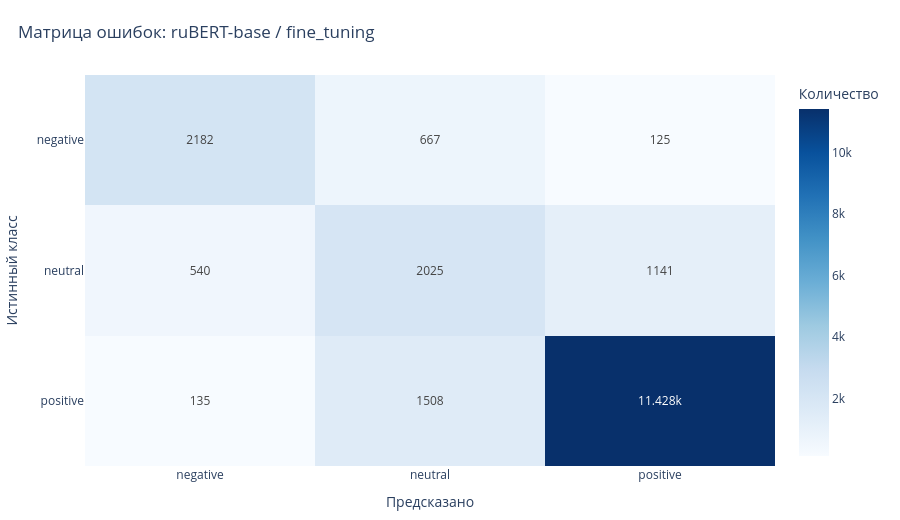

Here is the notebook cell this chart was saved with:
### Markdown cell above
### 6.1 Матрица ошибок и classification report

Матрица показывает направления перепутывания классов, а `classification_report` — precision, recall и F1 отдельно для `negative`, `neutral`, `positive`.

### Code cell
best_predictions = best_output["test_predictions"]
plot_confusion_matrix_plotly(test_df[TARGET_COL], best_predictions, title=f"Матрица ошибок: {best_row['model']} / {best_row['approach']}")

report = classification_report(
    test_df[TARGET_COL],
    best_predictions,
    labels=LABEL_ORDER,
    output_dict=True,
    zero_division=0,
)
report_df = pd.DataFrame(report).T.round(4)
display(report_df)

### Figure 1 — Plotly figure (JSON) as saved in the notebook; plotly's stock layout.template omitted (floating-point values rounded to 4 significant figures)
{"data": [{"coloraxis": "coloraxis", "hovertemplate": "Истинный класс: %{y}<br>Предсказано: %{x}<br>Количество: %{z}<extra></extra>", "name": "0", "texttemplate": "%{z}", "type": "heatmap", "x": ["negative", "neutral", "positive"], "xaxis": "x", "y": ["negative", "neutral", "positive"], "yaxis": "y", "z": [[2182, 667, 125], [540, 2025, 1141], [135, 1508, 11428]]}], "layout": {"coloraxis": {"colorbar": {"title": {"text": "Количество"}}, "colorscale": [[0, "rgb(247,251,255)"], [0.125, "rgb(222,235,247)"], [0.25, "rgb(198,219,239)"], [0.375, "rgb(158,202,225)"], [0.5, "rgb(107,174,214)"], [0.625, "rgb(66,146,198)"], [0.75, "rgb(33,113,181)"], [0.875, "rgb(8,81,156)"], [1, "rgb(8,48,107)"]]}, "font": {"size": 12}, "height": 520, "legend": {"title": {"text": "Класс"}}, "margin": {"b": 40, "l": 40, "r": 30, "t": 75}, "title": {"text": "Матрица ошибок: ruBERT-base / fine_tuning", "x": 0.02}, "xaxis": {"anchor": "y", "domain": [0, 1], "title": {"text": "Предсказано"}}, "yaxis": {"anchor": "x", "autorange": "reversed", "domain": [0, 1], "title": {"text": "Истинный класс"}}}}
